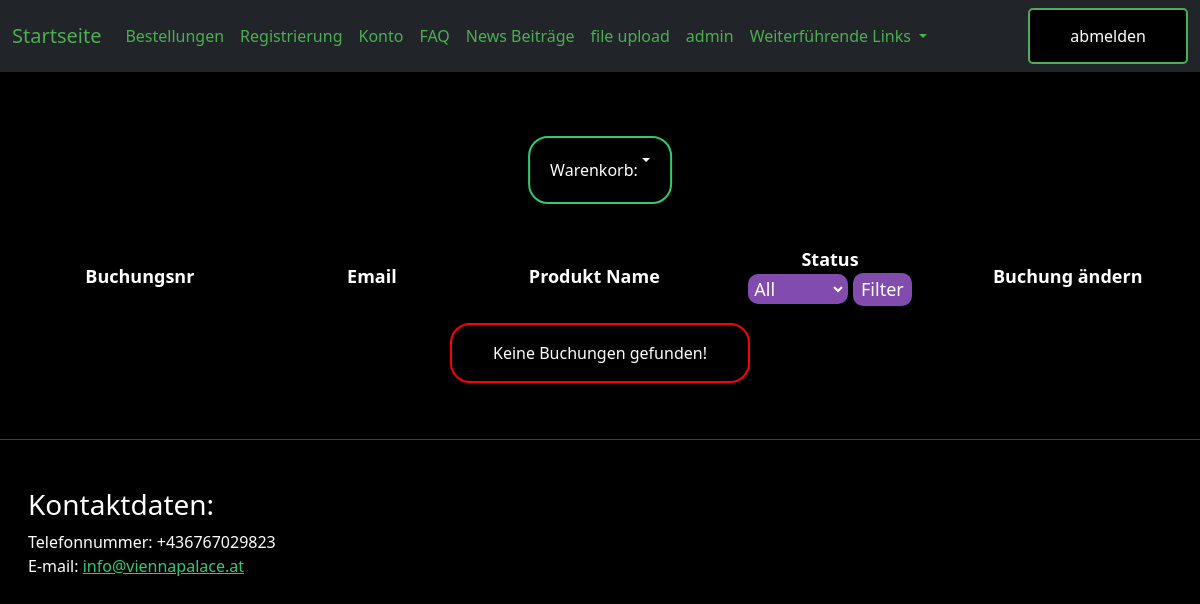
The page /0new/sales_anzeigen.php (signed in) on the database as committed earlier.
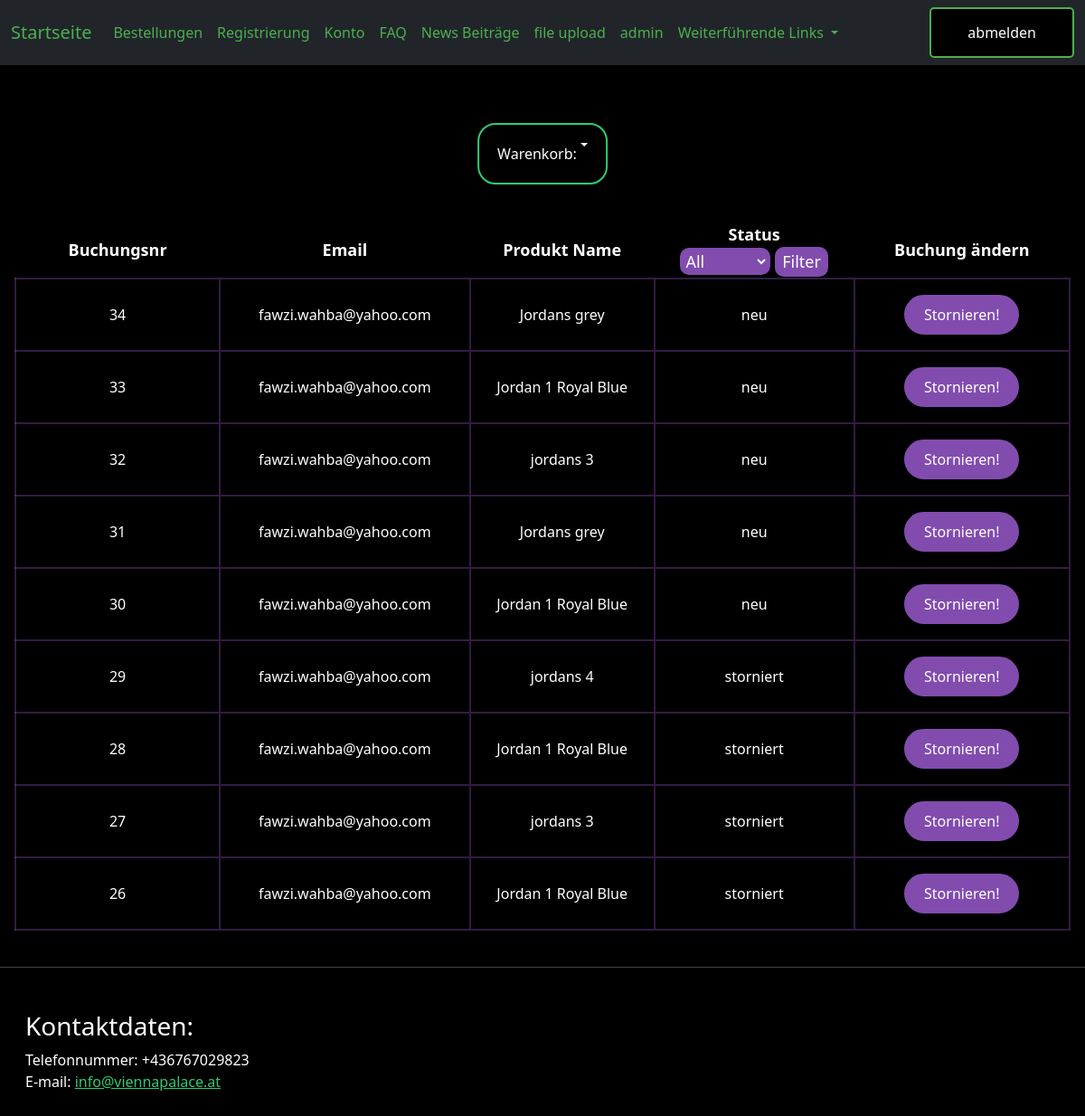
The same page on the database as committed later.
### tables this page shows
CREATE TABLE `verkaufte_produkte` (
  `id` int(11) NOT NULL,
  `usermail` varchar(255) NOT NULL,
  `fk_person_id` int(11) NOT NULL,
  `fk_produkt_id` int(11) NOT NULL,
  `produkt_name` varchar(255) NOT NULL,
  `timestamp` timestamp NOT NULL DEFAULT current_timestamp() ON UPDATE current_timestamp(),
  `status` varchar(255) NOT NULL DEFAULT 'neu',
  `produkt_preis` int(11) NOT NULL
);

### 0new/sales_anzeigen.php (the view, shortened to what this page needs)
<?php
include "bestellungen_main.php";
?>
<!doctype html>
<html lang="en">
<head>
</head>
<body>
<table class="mx-3">
    <tr>
        <th class="th">Buchungsnr</th>
        <th class="th">Email</th>
        <th class="th">Produkt Name</th>
        <th class="th">Status
            <form method="post" action="">
                <select name="status_filter" class="dropdown_filter" id="status_filter">
                    <option value="" <?php if(!isset($_POST['status_filter'])) echo 'selected';?>>All</option>
                </select>
                <input type="submit" class="dropdown_submit" value="Filter">
            </form>
        </th>
        <th class="th">Buchung ändern</th>
    </tr>
    <?php
    $current_user = $_SESSION["email"];
    include "../0include/dbaccess.php";
    $sql = "SELECT * FROM verkaufte_produkte WHERE usermail = '$current_user'ORDER BY id desc";
    $result = mysqli_query($db_obj, $sql);
    if (mysqli_num_rows($result) > 0) {
        while($row = mysqli_fetch_assoc($result)) {
            echo "<tr class='my_tr'>";
            echo "<form method='post' class='my-0 py-0 mx-0 px-0 my_form'>";
            echo "<td class='text-center right_border'>";
            echo"<div class='text-center '>";
            echo  $row["id"] ;
            echo "</div>";
            echo "</td>";
            echo "<td class='text-center right_border'>" . $row["usermail"] . "</td>";
            echo "<td class='text-center right_border'>" . $row["produkt_name"] . "</td>";
            echo "<td class='text-center meins'>" . $row["status"] . "</td>";
            echo "<td class='text-center meins'>";
            echo "<button type='button' class='button_2 py-2 my-3' onclick='delete_row(this) '>Stornieren!</button>";
            echo "</td>";
            echo "</form>";
            echo "</tr>";
        }
    }else {
        echo "</table>";
        echo "<div class='warnung py-3 my-3'>";
        echo "Keine Buchungen gefunden!";
        echo "</div>";
    }
    ?>
</table>
</body>
<?php
include_once "../0include/footer.php"
?>
</html>

Rows that differ between the two databases and show on the page:
added verkaufte_produkte: id "34", usermail "fawzi.wahba@yahoo.com", produkt_name "Jordans grey", status "neu"
added verkaufte_produkte: id "33", usermail "fawzi.wahba@yahoo.com", produkt_name "Jordan 1 Royal Blue", status "neu"
added verkaufte_produkte: id "32", usermail "fawzi.wahba@yahoo.com", produkt_name "jordans 3", status "neu"
added verkaufte_produkte: id "31", usermail "fawzi.wahba@yahoo.com", produkt_name "Jordans grey", status "neu"
added verkaufte_produkte: id "30", usermail "fawzi.wahba@yahoo.com", produkt_name "Jordan 1 Royal Blue", status "neu"
added verkaufte_produkte: id "29", usermail "fawzi.wahba@yahoo.com", produkt_name "jordans 4", status "storniert"
added verkaufte_produkte: id "28", usermail "fawzi.wahba@yahoo.com", produkt_name "Jordan 1 Royal Blue", status "storniert"
added verkaufte_produkte: id "27", usermail "fawzi.wahba@yahoo.com", produkt_name "jordans 3", status "storniert"
added verkaufte_produkte: id "26", usermail "fawzi.wahba@yahoo.com", produkt_name "Jordan 1 Royal Blue", status "storniert"
Other text that changed with them:
text no longer shown: "Keine Buchungen gefunden!"
